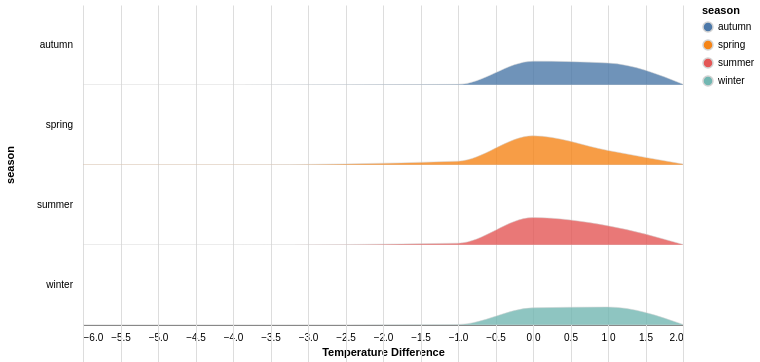

The code cell stored with this chart in its notebook:
### Code cell
season_map = {
    12: "winter", 1: "winter", 2: "winter",
    3: "spring", 4: "spring", 5: "spring",
    6: "summer", 7: "summer", 8: "summer",
    9: "autumn", 10: "autumn", 11: "autumn"
}

daily_agg["season"] = daily_agg.reset_index()["datetime"].dt.month.map(season_map).values
source = (
        (daily_agg.reset_index().drop(
            columns=['UK2km','WeaUnder']
            ).melt(id_vars=['datetime','season'],
                value_vars=['error']   
                )[["datetime", "season", "value"]])
        .reset_index()
       .set_index("datetime")
       .groupby("season")
       .resample("1D")["value"]
       .mean()
       .reset_index()
)
step = 80
overlap = 0.5

chart = (
    alt.Chart(source, height=step, width=600)
    .transform_bin(
        ["bin_max", "bin_min"], "value"
    )
    .transform_aggregate(
        value="count()",
        groupby=["season", "bin_min", "bin_max"]
    )
    .transform_impute(
        impute="value",
        groupby=["season"],
        key="bin_min",
        value=0
    )
    .mark_area(
        interpolate="monotone",
        fillOpacity=0.8,
        stroke="lightgray",
        strokeWidth=0.5,
        clip=True
    )
    .encode(
        alt.X("bin_min:Q", title="Temperature Difference"),
        alt.Y(
            "value:Q",
            axis=None,
            scale=alt.Scale(range=[step, -step * overlap])
        ),
        alt.Color("season:N")
    )
    .facet(
        row=alt.Row(
            "season:N",
            header=alt.Header(labelAngle=0, labelAlign="left")
        )
    )
    .configure_facet(spacing=0)
    .configure_view(stroke=None)
)

chart

### Figure 1 — Vega-Lite specification as saved in the notebook (floating-point values rounded to 4 significant figures; data arrays with more than 128 entries replaced by an {"elided": "..."} marker saying what was removed)
{"config": {"view": {"continuousWidth": 300, "continuousHeight": 300, "stroke": null}, "facet": {"spacing": 0}}, "data": {"name": "data-48660455e3323293c618533009e6e7c0"}, "facet": {"row": {"field": "season", "header": {"labelAlign": "left", "labelAngle": 0}, "type": "nominal"}}, "spec": {"mark": {"type": "area", "clip": true, "fillOpacity": 0.8, "interpolate": "monotone", "stroke": "lightgray", "strokeWidth": 0.5}, "encoding": {"color": {"field": "season", "type": "nominal"}, "x": {"field": "bin_min", "title": "Temperature Difference", "type": "quantitative"}, "y": {"axis": null, "field": "value", "scale": {"range": [80, -40.0]}, "type": "quantitative"}}, "height": 80, "transform": [{"bin": true, "field": "value", "as": ["bin_max", "bin_min"]}, {"aggregate": [{"op": "count", "as": "value"}], "groupby": ["season", "bin_min", "bin_max"]}, {"impute": "value", "key": "bin_min", "groupby": ["season"], "value": 0}], "width": 600}, "$schema": "https://vega.github.io/schema/vega-lite/v6.1.0.json", "datasets": {"data-48660455e3323293c618533009e6e7c0": {"elided": "4660 records"}}}
